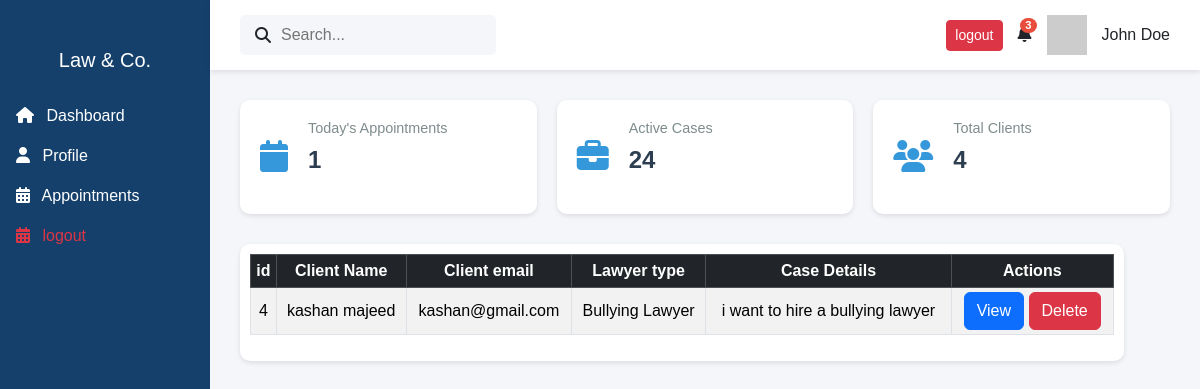
Screenshot of /lawyer-dashboard.php (signed in) with the database file from the repository.
### tables this page shows
CREATE TABLE `appointments` (
  `id` int(11) NOT NULL,
  `name` varchar(55) NOT NULL,
  `email` varchar(55) NOT NULL,
  `password` int(11) NOT NULL,
  `lawyer_type` varchar(55) NOT NULL,
  `details` varchar(500) NOT NULL
);

### lawyer-dashboard.php (the view, shortened to what this page needs)
<!DOCTYPE html>
<html lang="en">
<head>
  <link href="https://cdn.jsdelivr.net/npm/bootstrap@5.3.2/dist/css/bootstrap.min.css" rel="stylesheet">
  <link href="https://cdnjs.cloudflare.com/ajax/libs/font-awesome/6.5.0/css/all.min.css" rel="stylesheet">
</head>
<body>
    <div class="d-flex flex-column flex-md-row">
        <?php include("sidebar.php"); ?>
        <div class="main-content">
            <div class="top-bar">
                <div class="search-bar">
                    <i class="fas fa-search"></i>
                    <input type="text" placeholder="Search...">
                </div>
                <div class="user-profile">
                    <a href="lawyer-logout.php"><button class="btn btn-sm btn-danger">logout</button></a>
                    <span class="notification">
                        <i class="fas fa-bell"></i>
                        <span class="badge">3</span>
                    </span>
                    <img src="https://placehold.co/40x40" alt="Profile">
                    <span>John Doe</span>
                </div>
            </div>
            <div class="dashboard-content">
                <div class="stats-container">
                    <div class="stat-card">
                        <div class="stat-icon">
                            <i class="fas fa-calendar"></i>
                        </div>
                        <div class="stat-info">
                            <h3>Today's Appointments</h3>
                            <p><?php
                            include 'dbconnect.php';
                            $query = "SELECT * FROM appointments";
                            $exe = mysqli_query($conn,$query);
                            $row = mysqli_num_rows($exe);
                            echo "$row"
                            ?></p>
                        </div>
                    </div>
                    <div class="stat-card">
                        <div class="stat-icon">
                            <i class="fas fa-briefcase"></i>
                        </div>
                        <div class="stat-info">
                            <h3>Active Cases</h3>
                            <p>24</p>
                        </div>
                    </div>
                    <div class="stat-card">
                        <div class="stat-icon">
                            <i class="fas fa-users"></i>
                        </div>
                        <div class="stat-info">
                            <h3>Total Clients</h3>
                            <p><?php
                    include 'dbconnect.php';
                    $query = "SELECT * FROM appointments";
                    $exe = mysqli_query($conn,$query);
                    $row = mysqli_fetch_assoc($exe);
                    echo "$row[id]"
                    ?></p>
                        </div>
                    </div>
                </div>
                <div class="appointments-section">
                    <table class="table table-striped table-bordered table-hover table-responsive table-sm">
                        <thead class="table-dark text-center align-middle text-nowrap">
                            <tr>
                                <th>id</th>
                                <th>Client Name</th>
                                <th>Client email</th>
                                <th>Lawyer type</th>
                                <th>Case Details</th>
                                <th>Actions</th>
                            </tr>
                        </thead>
                            <tbody class="text-center align-middle">
                            <?php
                            include 'dbconnect.php';
                            $query= "SELECT * FROM appointments";
                            $result = mysqli_query($conn, $query);
                           ?>
                           <?php
                           while($row = mysqli_fetch_assoc($result)){
                               echo "<tr>";
                               echo "<td>".$row['id']."</td>";
                               echo "<td>".$row['name']."</td>";
                               echo "<td>".$row['email']."</td>";
                               echo "<td>".$row['lawyer_type']."</td>";
                               echo "<td>".$row['details']."</td>";
                               echo "<td>
                                       <button class='btn btn-primary'>View</button>
                                       <button class='btn btn-danger'>Delete</button>
                                     </td>";
                               echo "</tr>";
                           }
                           ?>
                            </tbody>
                    </table>
                </div>
            </div>
        </div>
    </div>
</body>
</html>

### lawyer-dashboard.php (style rules this page uses)
:root { --primary-color: #27548A; --light-color: #ffffff; }
* { margin: 0; padding: 0; box-sizing: border-box; font-family: 'Arial', sans-serif; }
.main-content { flex: 1; background: #f5f6fa; }
.top-bar { background: white; padding: 15px 30px; display: flex; justify-content: space-between; align-items: center; box-shadow: 0 2px 5px rgba(0,0,0,0.1); }
.search-bar { display: flex; align-items: center; gap: 10px; background: #f5f6fa; padding: 8px 15px; border-radius: 5px; }
.search-bar input { border: none; background: none; outline: none; width: 200px; }
.user-profile { display: flex; align-items: center; gap: 15px; }
.notification { position: relative; }
.badge { position: absolute; top: -5px; right: -5px; background: #e74c3c; color: white; border-radius: 50%; padding: 2px 5px; font-size: 0.7rem; }
.dashboard-content { padding: 30px; }
.stats-container { display: grid; grid-template-columns: repeat(auto-fit, minmax(250px, 1fr)); gap: 20px; margin-bottom: 30px; }
.stat-card { background: white; padding: 20px; border-radius: 10px; display: flex; align-items: center; gap: 20px; box-shadow: 0 2px 5px rgba(0,0,0,0.1); }
.stat-icon { font-size: 2rem; color: #3498db; }
.stat-info h3 { color: #7f8c8d; font-size: 0.9rem; margin-bottom: 5px; }
.stat-info p { font-size: 1.5rem; font-weight: bold; color: #2c3e50; }
.appointments-section { background: white; padding: 10px; width: 95%; border-radius: 10px; box-shadow: 0 2px 5px rgba(0,0,0,0.1); }

### rows the page displays
appointments: id "4", name "kashan majeed", email "kashan@gmail.com", lawyer_type "Bullying Lawyer", details "i want to hire a bullying lawyer"

### other values shown
$row "1"
